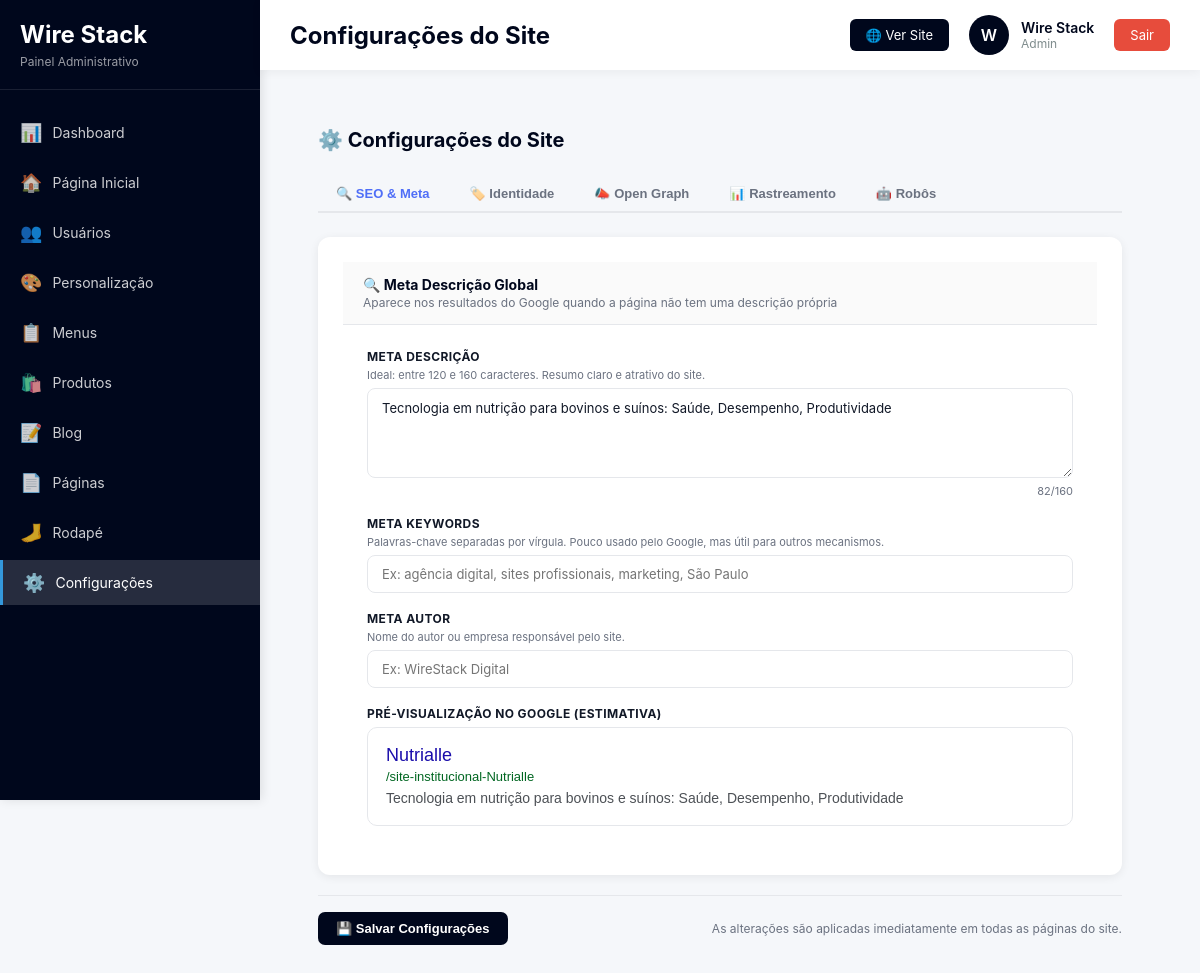
Page /admin/configuracoes/index.php (signed in) on the committed database.
### tables this page shows
CREATE TABLE IF NOT EXISTS `configuracoes_site` (
  `id` int NOT NULL DEFAULT '1',
  `meta_descricao` varchar(300) NOT NULL DEFAULT '',
  `meta_keywords` varchar(500) NOT NULL DEFAULT '',
  `meta_autor` varchar(150) NOT NULL DEFAULT '',
  `favicon_url` varchar(500) NOT NULL DEFAULT '',
  `og_titulo` varchar(200) NOT NULL DEFAULT '',
  `og_descricao` varchar(400) NOT NULL DEFAULT '',
  `og_imagem` varchar(500) NOT NULL DEFAULT '',
  `google_analytics` varchar(30) NOT NULL DEFAULT '',
  `robots_index` tinyint(1) NOT NULL DEFAULT '1',
  `robots_follow` tinyint(1) NOT NULL DEFAULT '1',
  `created_at` timestamp NOT NULL DEFAULT CURRENT_TIMESTAMP,
  `updated_at` timestamp NOT NULL DEFAULT CURRENT_TIMESTAMP ON UPDATE CURRENT_TIMESTAMP,
  PRIMARY KEY (`id`)
);

### admin/configuracoes/index.php (the view, shortened to what this page needs)
<?php
$db      = getDB();
$cfg = $db->query("SELECT * FROM configuracoes_site WHERE id = 1 LIMIT 1")->fetch();
$v = [];
$campos = ['meta_descricao','meta_keywords','meta_autor',
           'google_analytics','favicon_url','og_titulo','og_descricao',
           'og_imagem','robots_index','robots_follow'];
foreach ($campos as $c) {
    $v[$c] = $_POST[$c] ?? $cfg[$c] ?? '';
}
function hce($s){ return htmlspecialchars($s ?? '', ENT_QUOTES, 'UTF-8'); }
include __DIR__ . '/../includes/header.php';
include __DIR__ . '/../includes/sidebar.php';
?>
<main class="content">
<div class="wrap">
    <div class="pg-header">
        <h2>⚙️ Configurações do Site</h2>
    </div>
    <div class="tabs">
        <button class="tab active" onclick="switchTab('seo', this)">🔍 SEO &amp; Meta</button>
        <button class="tab" onclick="switchTab('identidade', this)">🏷️ Identidade</button>
        <button class="tab" onclick="switchTab('social', this)">📣 Open Graph</button>
        <button class="tab" onclick="switchTab('rastreamento', this)">📊 Rastreamento</button>
        <button class="tab" onclick="switchTab('robots', this)">🤖 Robôs</button>
    </div>
    <form method="POST" id="mainForm">
    <div class="tab-panel active" id="tab-seo">
        <div class="card">
            <div class="card-hd">
                <div>
                    <h3>🔍 Meta Descrição Global</h3>
                    <p>Aparece nos resultados do Google quando a página não tem uma descrição própria</p>
                </div>
            </div>
            <div class="card-body">
                <div class="fg">
                    <label for="meta_descricao">Meta Descrição</label>
                    <span class="hint">Ideal: entre 120 e 160 caracteres. Resumo claro e atrativo do site.</span>
                    <textarea id="meta_descricao" name="meta_descricao"
                              placeholder="Ex: Somos especialistas em soluções digitais para empresas. Conheça nossos serviços e entre em contato."
                              oninput="countChars('meta_descricao','cnt_desc',160)"><?= hce($v['meta_descricao']) ?></textarea>
                    <div class="char-bar"><span id="cnt_desc"><?= strlen($v['meta_descricao'] ?? '') ?>/160</span></div>
                </div>
                <div class="fg">
                    <label for="meta_keywords">Meta Keywords</label>
                    <span class="hint">Palavras-chave separadas por vírgula. Pouco usado pelo Google, mas útil para outros mecanismos.</span>
                    <input type="text" id="meta_keywords" name="meta_keywords"
                           placeholder="Ex: agência digital, sites profissionais, marketing, São Paulo"
                           value="<?= hce($v['meta_keywords']) ?>">
                </div>
                <div class="fg">
                    <label for="meta_autor">Meta Autor</label>
                    <span class="hint">Nome do autor ou empresa responsável pelo site.</span>
                    <input type="text" id="meta_autor" name="meta_autor"
                           placeholder="Ex: WireStack Digital"
                           value="<?= hce($v['meta_autor']) ?>">
                </div>
                <div class="fg">
                    <label>Pré-visualização no Google (estimativa)</label>
                    <div style="background:#fff;border:1px solid var(--border);border-radius:10px;padding:16px 18px">
                        <div style="font-size:12px;color:#202124;font-family:arial,sans-serif">
                            <div style="font-size:18px;color:#1a0dab;font-weight:400;line-height:1.3;white-space:nowrap;overflow:hidden;text-overflow:ellipsis" id="serp_title"><?= hce(SITE_NAME) ?></div>
                            <div style="font-size:13px;color:#006621;margin:2px 0"><?= hce(BASE_URL) ?></div>
                            <div style="font-size:14px;color:#4d5156;line-height:1.5;margin-top:4px;display:-webkit-box;-webkit-line-clamp:2;-webkit-box-orient:vertical;overflow:hidden" id="serp_desc"><?= hce($v['meta_descricao'] ?: 'Nenhuma meta descrição definida ainda.') ?></div>
                        </div>
                    </div>
                </div>
            </div>
        </div>
    </div>
    <div class="form-actions">
        <button type="submit" class="btn btn-dark">💾 Salvar Configurações</button>
        <span style="font-size:12px;color:var(--muted);margin-left:auto">As alterações são aplicadas imediatamente em todas as páginas do site.</span>
    </div>
    </form>
</div>
</main>
<?php include __DIR__ . '/../includes/footer.php'; ?>

### admin/assets/css/dashboard.css (style rules this page uses)
* { margin: 0; padding: 0; box-sizing: border-box; }
body { font-family: -apple-system, BlinkMacSystemFont, 'Segoe UI', Roboto, Oxygen, Ubuntu, Cantarell, sans-serif; background: #f5f7fa; color: #333; }
.content { margin-left: 260px; margin-top: 70px; padding: 30px; min-height: calc(100vh - 70px); }
.card { background: white; padding: 25px; border-radius: 12px; box-shadow: 0 2px 10px rgba(0,0,0,0.05); transition: transform 0.3s, box-shadow 0.3s; }
.btn { display: inline-block; padding: 12px 24px; background: #00071c; color: white; text-decoration: none; border-radius: 8px; font-weight: 600; font-size: 14px; transition: all 0.3s; border: none; cursor: pointer; }

### admin/configuracoes/index.php (style rules this page uses)
:root { --brand:#00071c;--accent:#4f6ef7;--accent-s:rgba(79,110,247,.1);--ok:#10b981;--err:#ef4444;--warn:#f59e0b;--border:#e5e7eb;--card:#fff;--text:#111827;--muted:#6b7280;--r:12px;--sh:0 2px 10px rgba(0,0,0,.07) }
.wrap { padding:28px;max-width:860px }
.pg-header { display:flex;justify-content:space-between;align-items:center;margin-bottom:24px;flex-wrap:wrap;gap:12px }
.pg-header h2 { font-size:20px;font-weight:700;color:var(--brand) }
.tabs { display:flex;gap:4px;border-bottom:2px solid var(--border);margin-bottom:24px;overflow-x:auto;padding-bottom:0 }
.tab { padding:10px 18px;font-size:13px;font-weight:600;color:var(--muted);background:none;border:none;cursor:pointer;border-bottom:2px solid transparent;margin-bottom:-2px;white-space:nowrap;transition:all .15s }
.tab.active { color:var(--accent);border-bottom-color:var(--accent) }
.tab-panel { display:none }
.tab-panel.active { display:block }
.card { background:var(--card);border-radius:var(--r);box-shadow:var(--sh);overflow:hidden;margin-bottom:20px }
.card-hd { display:flex;justify-content:space-between;align-items:center;padding:14px 20px;border-bottom:1px solid var(--border);background:#fafafa }
.card-hd h3 { font-size:14px;font-weight:700;color:var(--brand);margin:0 }
.card-hd p { font-size:12px;color:var(--muted);margin:2px 0 0 }
.card-body { padding:24px;display:flex;flex-direction:column;gap:18px }
.btn { display:inline-flex;align-items:center;gap:5px;padding:9px 18px;border:none;border-radius:7px;font-size:13px;font-weight:600;cursor:pointer;text-decoration:none;transition:all .18s }
.btn-dark { background:var(--brand);color:#fff }
.fg { display:flex;flex-direction:column;gap:6px }
.fg label { font-size:12px;font-weight:700;color:var(--text);text-transform:uppercase;letter-spacing:.4px }
.fg .hint { font-size:11px;color:var(--muted);margin-top:-2px }
.fg input[type=text],.fg textarea { width:100%;padding:10px 14px;border:1.5px solid var(--border);border-radius:8px;font-size:13px;color:var(--text);background:#fff;box-sizing:border-box;transition:border .15s;font-family:inherit }
.fg textarea { min-height:90px;resize:vertical;line-height:1.5 }
.char-bar { display:flex;justify-content:flex-end;font-size:11px;color:var(--muted) }
.form-actions { display:flex;gap:10px;margin-top:8px;align-items:center;padding-top:16px;border-top:1px solid var(--border) }

### rows in the picture
configuracoes_site: meta_descricao "Tecnologia em nutrição para bovinos e suínos: Saúde, Desempenho, Produtividade", meta_descricao "82"

### other values in the picture
$page_title "Configurações do Site"
substr($user_name, 0, 1) "W"
$user_name "Wire Stack"
$user_role "Admin"
hce(SITE_NAME) "Nutrialle"
hce(BASE_URL) "/site-institucional-Nutrialle"
